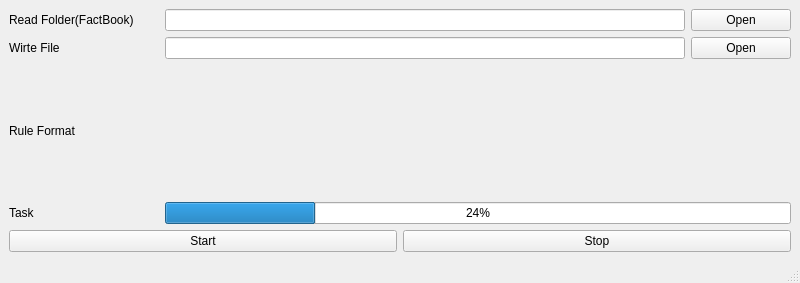
<?xml version="1.0" encoding="UTF-8"?>
<ui version="4.0">
 <class>MainWindow</class>
 <widget class="QMainWindow" name="MainWindow">
  <property name="geometry">
   <rect>
    <x>0</x>
    <y>0</y>
    <width>800</width>
    <height>283</height>
   </rect>
  </property>
  <property name="windowTitle">
   <string>RPA IR Ver_0.0.0</string>
  </property>
  <widget class="QWidget" name="centralwidget">
   <layout class="QVBoxLayout" name="verticalLayout_2">
    <item>
     <layout class="QGridLayout" name="gridLayout">
      <item row="2" column="0">
       <layout class="QHBoxLayout" name="horizontalLayout_4">
        <item>
         <widget class="QLabel" name="label_4">
          <property name="minimumSize">
           <size>
            <width>150</width>
            <height>0</height>
           </size>
          </property>
          <property name="maximumSize">
           <size>
            <width>150</width>
            <height>16777215</height>
           </size>
          </property>
          <property name="text">
           <string>Rule Format</string>
          </property>
         </widget>
        </item>
        <item>
         <widget class="QLabel" name="lbRule">
          <property name="text">
           <string/>
          </property>
         </widget>
        </item>
        <item>
         <widget class="QLabel" name="label_8">
          <property name="maximumSize">
           <size>
            <width>100</width>
            <height>16777215</height>
           </size>
          </property>
          <property name="text">
           <string/>
          </property>
         </widget>
        </item>
       </layout>
      </item>
      <item row="0" column="0">
       <layout class="QVBoxLayout" name="verticalLayout_3">
        <item>
         <layout class="QHBoxLayout" name="horizontalLayout">
          <item>
           <widget class="QLabel" name="label">
            <property name="minimumSize">
             <size>
              <width>150</width>
              <height>0</height>
             </size>
            </property>
            <property name="maximumSize">
             <size>
              <width>150</width>
              <height>16777215</height>
             </size>
            </property>
            <property name="text">
             <string>Read Folder(FactBook)</string>
            </property>
           </widget>
          </item>
          <item>
           <widget class="QLineEdit" name="tbReadFolder"/>
          </item>
          <item>
           <widget class="QPushButton" name="btnReadOpen">
            <property name="minimumSize">
             <size>
              <width>100</width>
              <height>0</height>
             </size>
            </property>
            <property name="maximumSize">
             <size>
              <width>100</width>
              <height>16777215</height>
             </size>
            </property>
            <property name="text">
             <string>Open</string>
            </property>
           </widget>
          </item>
         </layout>
        </item>
       </layout>
      </item>
      <item row="3" column="0">
       <layout class="QHBoxLayout" name="horizontalLayout_5">
        <item>
         <widget class="QLabel" name="lbProgress">
          <property name="minimumSize">
           <size>
            <width>150</width>
            <height>0</height>
           </size>
          </property>
          <property name="maximumSize">
           <size>
            <width>150</width>
            <height>16777215</height>
           </size>
          </property>
          <property name="text">
           <string>Task</string>
          </property>
         </widget>
        </item>
        <item>
         <widget class="QProgressBar" name="progressBar">
          <property name="value">
           <number>24</number>
          </property>
         </widget>
        </item>
       </layout>
      </item>
      <item row="4" column="0">
       <layout class="QHBoxLayout" name="horizontalLayout_7">
        <item>
         <widget class="QPushButton" name="btnStart">
          <property name="text">
           <string>Start</string>
          </property>
         </widget>
        </item>
        <item>
         <widget class="QPushButton" name="btnStop">
          <property name="text">
           <string>Stop</string>
          </property>
         </widget>
        </item>
       </layout>
      </item>
      <item row="1" column="0">
       <layout class="QHBoxLayout" name="horizontalLayout_2">
        <item>
         <widget class="QLabel" name="label_2">
          <property name="minimumSize">
           <size>
            <width>150</width>
            <height>0</height>
           </size>
          </property>
          <property name="maximumSize">
           <size>
            <width>150</width>
            <height>16777215</height>
           </size>
          </property>
          <property name="text">
           <string>Wirte File</string>
          </property>
         </widget>
        </item>
        <item>
         <widget class="QLineEdit" name="tbWriteFile"/>
        </item>
        <item>
         <widget class="QPushButton" name="btnOutOpen">
          <property name="minimumSize">
           <size>
            <width>100</width>
            <height>0</height>
           </size>
          </property>
          <property name="maximumSize">
           <size>
            <width>100</width>
            <height>16777215</height>
           </size>
          </property>
          <property name="text">
           <string>Open</string>
          </property>
         </widget>
        </item>
       </layout>
      </item>
     </layout>
    </item>
   </layout>
  </widget>
  <widget class="QMenuBar" name="menubar">
   <property name="geometry">
    <rect>
     <x>0</x>
     <y>0</y>
     <width>800</width>
     <height>24</height>
    </rect>
   </property>
  </widget>
  <widget class="QStatusBar" name="statusbar"/>
 </widget>
 <resources/>
 <connections/>
</ui>
